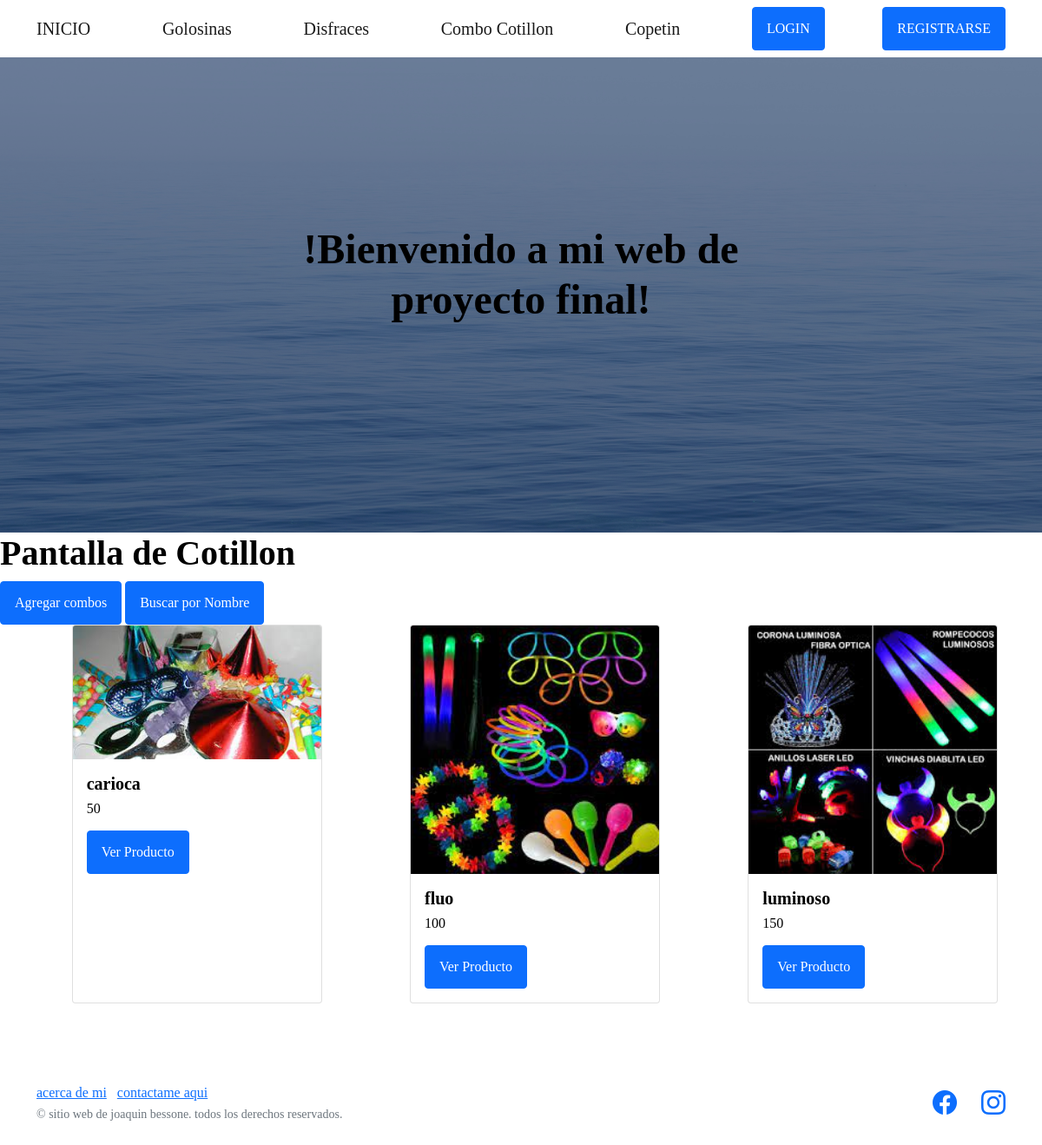
The app's page /app-proyecto-final/combo-cotillon/ with its own data.
### App_Proyecto_final/models.py (models this page shows, shortened)
class ComboCotillon(models.Model):
    user = models.ForeignKey(User,on_delete=models.CASCADE)
    nombre = models.CharField( max_length=50)
    cantidad_personas = models.IntegerField()
    imagen = models.ImageField(upload_to='golosinass',blank=True, null=True)
    precio =  models.CharField( max_length=50)
    descripcion = models.CharField( max_length=50)

### App_Proyecto_final/views.py (the view)
# urls.py: path('combo-cotillon/', combo_cotillon, name='ComboCotillon'),
def combo_cotillon(request):
    combos = ComboCotillon.objects.all()
    try:
        avatar = Avatar.objects.get(user=request.user.id)
        return render(request, 'combocotillon.html',{"combos":combos, "url": avatar.imagen.url})
    except:
        return render(request, 'combocotillon.html',{"combos":combos})

### App_Proyecto_final/templates/combocotillon.html (shortened to what this page needs)
{% extends 'padre.html' %}
{% load static %}
{% block bloqueQueCambia %}
<!DOCTYPE html>
<html lang="en">
<head>
    <link href="{% static 'css/mis_estilos.css' %}" rel="stylesheet"/>
</head>
<body>
    <h1>Pantalla de Cotillon</h1>
    <a class="btn btn-primary" href="{% url 'combo-cotillon-formulario' %}">Agregar combos</a>
    <a class="btn btn-primary" href="{% url 'busqueda-nombrecombo' %}">Buscar por Nombre</a>
    <ul>
        <section class="golosinas">
        {% for combo in combos  %}
            <div class="card" style="width: 18rem;">
                <form>
                    <img src="/media/{{combo.imagen}}" class="card-img-top" alt="golosinass">
                </form>
                <div class="card-body">
                <h5 class="card-title">{{combo.nombre}}</h5>
                <p class="card-text">{{combo.cantidad_personas}}</p>
                {% if user.is_authenticated %}
                    <a href="{% url  'combo-unica'  combo.id %} " class="btn btn-primary">Ver Producto</a>
                    <a href="{% url 'editarcombo' combo.id%}" class="btn btn-primary">Editar</a>
                    <div>
                    <form action="{% url 'eliminar-combo' combo.id %}" method="POST"> {% csrf_token %}
                        <button type="submit">Eliminar</button>
                    </form>
                    </div>
                {% else %}
                    <a href="{% url  'combo-unica'  combo.id %} " class="btn btn-primary">Ver Producto</a>
                {% endif %}
            </div>
            </div>
        {% endfor %}
        </section>
    </ul>
{% endblock bloqueQueCambia %}

### App_Proyecto_final/static/css/mis_estilos.css (style rules this page uses)
.golosinas { display: grid; grid-template-columns: 1fr 1fr 1fr; row-gap: 20px; justify-items: center; margin-bottom: 30px; }

### records on screen
ComboCotillon: imagen (picture), nombre "carioca", cantidad_personas "50"
ComboCotillon: imagen (picture), nombre "fluo", cantidad_personas "100"
ComboCotillon: imagen (picture), nombre "luminoso", cantidad_personas "150"
